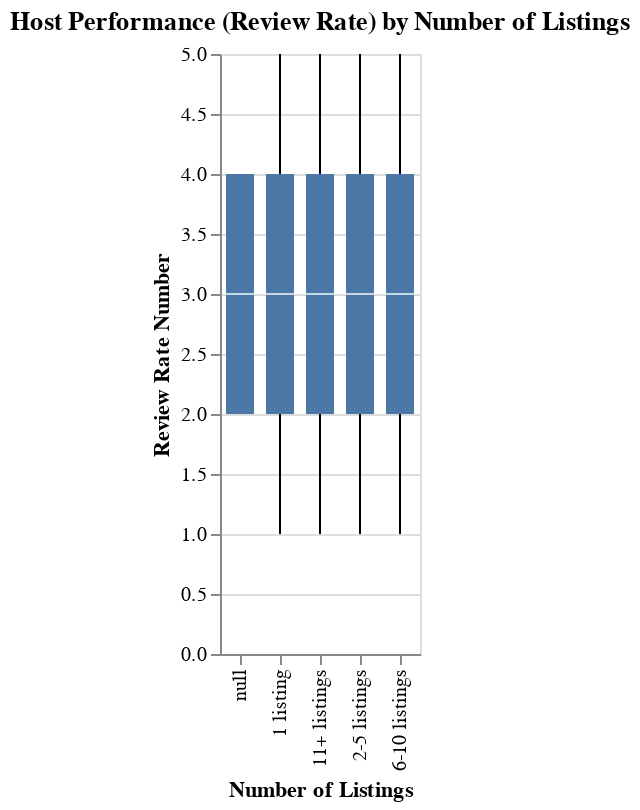

Notebook code cell kept with this figure:
### Markdown cell above
Let's create a box plot to evaluate host performance based on their review rate and the number of listings they have.

### Code cell
import altair as alt
import numpy as np
import pandas as pd # Import pandas

# Enable VegaFusion
alt.data_transformers.enable("vegafusion")


# Create bins for calculated_host_listings_count
bins = [0, 1, 5, 10, np.inf]
labels = ['1 listing', '2-5 listings', '6-10 listings', '11+ listings']
df['listing_count_bin'] = pd.cut(df['calculated host listings count'], bins=bins, labels=labels, right=True)

# Create the box plot
box_plot = alt.Chart(df).mark_boxplot().encode(
    x=alt.X('listing_count_bin:N', title='Number of Listings'),
    y=alt.Y('review rate number:Q', title='Review Rate Number'),
    tooltip=['listing_count_bin', 'review rate number']
).properties(
    title='Host Performance (Review Rate) by Number of Listings'
)

# Display the box plot
box_plot.display()

### Figure 1 — Vega specification as saved in the notebook (floating-point values rounded to 4 significant figures)
{"$schema": "https://vega.github.io/schema/vega/v5.json", "data": [{"name": "source_0"}, {"name": "data_0"}, {"name": "data_1", "values": []}, {"name": "data_2"}, {"name": "data_3", "values": [{"listing_count_bin": "6-10 listings", "lower_box_review rate number": 2.0, "lower_whisker_review rate number": 1.0, "upper_whisker_review rate number": 5.0}, {"listing_count_bin": "2-5 listings", "lower_box_review rate number": 2.0, "lower_whisker_review rate number": 1.0, "upper_whisker_review rate number": 5.0}, {"listing_count_bin": "1 listing", "lower_box_review rate number": 2.0, "lower_whisker_review rate number": 1.0, "upper_whisker_review rate number": 5.0}, {"listing_count_bin": "11+ listings", "lower_box_review rate number": 2.0, "lower_whisker_review rate number": 1.0, "upper_whisker_review rate number": 5.0}]}, {"name": "data_4", "values": [{"listing_count_bin": "6-10 listings", "lower_whisker_review rate number": 1.0, "upper_box_review rate number": 4.0, "upper_whisker_review rate number": 5.0}, {"listing_count_bin": "2-5 listings", "lower_whisker_review rate number": 1.0, "upper_box_review rate number": 4.0, "upper_whisker_review rate number": 5.0}, {"listing_count_bin": "1 listing", "lower_whisker_review rate number": 1.0, "upper_box_review rate number": 4.0, "upper_whisker_review rate number": 5.0}, {"listing_count_bin": "11+ listings", "lower_whisker_review rate number": 1.0, "upper_box_review rate number": 4.0, "upper_whisker_review rate number": 5.0}]}, {"name": "data_5"}, {"name": "data_6", "values": [{"listing_count_bin": "6-10 listings", "lower_box_review rate number": 2.0, "max_review rate number": 5.0, "mid_box_review rate number": 3.0, "min_review rate number": 1.0, "upper_box_review rate number": 4.0}, {"listing_count_bin": "2-5 listings", "lower_box_review rate number": 2.0, "max_review rate number": 5.0, "mid_box_review rate number": 3.0, "min_review rate number": 1.0, "upper_box_review rate number": 4.0}, {"listing_count_bin": "1 listing", "lower_box_review rate number": 2.0, "max_review rate number": 5.0, "mid_box_review rate number": 3.0, "min_review rate number": 1.0, "upper_box_review rate number": 4.0}, {"listing_count_bin": null, "lower_box_review rate number": 2.0, "max_review rate number": 5.0, "mid_box_review rate number": 3.0, "min_review rate number": 1.0, "upper_box_review rate number": 4.0}, {"listing_count_bin": "11+ listings", "lower_box_review rate number": 2.0, "max_review rate number": 5.0, "mid_box_review rate number": 3.0, "min_review rate number": 1.0, "upper_box_review rate number": 4.0}]}, {"name": "data_7", "values": [{"listing_count_bin": "6-10 listings", "lower_box_review rate number": 2.0, "max_review rate number": 5.0, "mid_box_review rate number": 3.0, "min_review rate number": 1.0, "upper_box_review rate number": 4.0}, {"listing_count_bin": "2-5 listings", "lower_box_review rate number": 2.0, "max_review rate number": 5.0, "mid_box_review rate number": 3.0, "min_review rate number": 1.0, "upper_box_review rate number": 4.0}, {"listing_count_bin": "1 listing", "lower_box_review rate number": 2.0, "max_review rate number": 5.0, "mid_box_review rate number": 3.0, "min_review rate number": 1.0, "upper_box_review rate number": 4.0}, {"listing_count_bin": null, "lower_box_review rate number": 2.0, "max_review rate number": 5.0, "mid_box_review rate number": 3.0, "min_review rate number": 1.0, "upper_box_review rate number": 4.0}, {"listing_count_bin": "11+ listings", "lower_box_review rate number": 2.0, "max_review rate number": 5.0, "mid_box_review rate number": 3.0, "min_review rate number": 1.0, "upper_box_review rate number": 4.0}]}, {"name": "data_1_x_domain_listing_count_bin_0", "values": []}, {"name": "data_3_x_domain_listing_count_bin_1", "values": [{"listing_count_bin": "6-10 listings"}, {"listing_count_bin": "2-5 listings"}, {"listing_count_bin": "1 listing"}, {"listing_count_bin": "11+ listings"}]}, {"name": "data_4_x_domain_listing_count_bin_2", "values": [{"listing_count_bin": "6-10 listings"}, {"listing_count_bin": "2-5 listings"}, {"listing_count_bin": "1 listing"}, {"listing_count_bin": "11+ listings"}]}, {"name": "data_6_x_domain_listing_count_bin_3", "values": [{"listing_count_bin": "6-10 listings"}, {"listing_count_bin": "2-5 listings"}, {"listing_count_bin": "1 listing"}, {"listing_count_bin": null}, {"listing_count_bin": "11+ listings"}]}, {"name": "data_7_x_domain_listing_count_bin_4", "values": [{"listing_count_bin": "6-10 listings"}, {"listing_count_bin": "2-5 listings"}, {"listing_count_bin": "1 listing"}, {"listing_count_bin": null}, {"listing_count_bin": "11+ listings"}]}], "signals": [{"name": "x_step", "value": 20}, {"name": "width", "update": "bandspace(domain('x').length, 0, 0) * x_step"}], "marks": [{"type": "symbol", "name": "layer_0_layer_0_marks", "from": {"data": "data_1"}, "encode": {"update": {"fill": {"value": "transparent"}, "stroke": {"value": "#4c78a8"}, "tooltip": {"signal": "{\"listing_count_bin\": isValid(datum[\"listing_count_bin\"]) ? datum[\"listing_count_bin\"] : \"\"+datum[\"listing_count_bin\"], \"review rate number\": format(datum[\"review rate number\"], \"\")}"}, "x": {"field": "listing_count_bin", "scale": "x", "band": 0.5}, "opacity": {"value": 0.7}, "y": {"field": "review rate number", "scale": "y"}}}, "style": ["point", "boxplot-outliers"]}, {"type": "rule", "name": "layer_0_layer_1_layer_0_marks", "from": {"data": "data_3"}, "encode": {"update": {"stroke": {"value": "black"}, "y": {"field": "lower_whisker_review rate number", "scale": "y"}, "tooltip": {"signal": "{\"Upper Whisker of Review Rate Number\": format(datum[\"upper_whisker_review rate number\"], \"\"), \"Lower Whisker of Review Rate Number\": format(datum[\"lower_whisker_review rate number\"], \"\"), \"Number of Listings\": isValid(datum[\"listing_count_bin\"]) ? datum[\"listing_count_bin\"] : \"\"+datum[\"listing_count_bin\"]}"}, "x": {"field": "listing_count_bin", "scale": "x", "band": 0.5}, "y2": {"field": "lower_box_review rate number", "scale": "y"}}}, "aria": false, "style": ["rule", "boxplot-rule"]}, {"type": "rule", "name": "layer_0_layer_1_layer_1_marks", "from": {"data": "data_4"}, "encode": {"update": {"x": {"field": "listing_count_bin", "scale": "x", "band": 0.5}, "stroke": {"value": "black"}, "y2": {"field": "upper_whisker_review rate number", "scale": "y"}, "tooltip": {"signal": "{\"Upper Whisker of Review Rate Number\": format(datum[\"upper_whisker_review rate number\"], \"\"), \"Lower Whisker of Review Rate Number\": format(datum[\"lower_whisker_review rate number\"], \"\"), \"Number of Listings\": isValid(datum[\"listing_count_bin\"]) ? datum[\"listing_count_bin\"] : \"\"+datum[\"listing_count_bin\"]}"}, "y": {"field": "upper_box_review rate number", "scale": "y"}}}, "aria": false, "style": ["rule", "boxplot-rule"]}, {"type": "rect", "name": "layer_1_layer_0_marks", "from": {"data": "data_6"}, "encode": {"update": {"xc": {"field": "listing_count_bin", "scale": "x", "band": 0.5}, "tooltip": {"signal": "{\"Max of Review Rate Number\": format(datum[\"max_review rate number\"], \"\"), \"Q3 of Review Rate Number\": format(datum[\"upper_box_review rate number\"], \"\"), \"Median of Review Rate Number\": format(datum[\"mid_box_review rate number\"], \"\"), \"Q1 of Review Rate Number\": format(datum[\"lower_box_review rate number\"], \"\"), \"Min of Review Rate Number\": format(datum[\"min_review rate number\"], \"\"), \"Number of Listings\": isValid(datum[\"listing_count_bin\"]) ? datum[\"listing_count_bin\"] : \"\"+datum[\"listing_count_bin\"]}"}, "y2": {"field": "upper_box_review rate number", "scale": "y"}, "fill": {"value": "#4c78a8"}, "width": {"value": 14}, "y": {"field": "lower_box_review rate number", "scale": "y"}}}, "style": ["bar", "boxplot-box"]}, {"type": "rect", "name": "layer_1_layer_1_marks", "from": {"data": "data_7"}, "encode": {"update": {"yc": {"field": "mid_box_review rate number", "scale": "y"}, "xc": {"field": "listing_count_bin", "scale": "x", "band": 0.5}, "tooltip": {"signal": "{\"Max of Review Rate Number\": format(datum[\"max_review rate number\"], \"\"), \"Q3 of Review Rate Number\": format(datum[\"upper_box_review rate number\"], \"\"), \"Median of Review Rate Number\": format(datum[\"mid_box_review rate number\"], \"\"), \"Q1 of Review Rate Number\": format(datum[\"lower_box_review rate number\"], \"\"), \"Min of Review Rate Number\": format(datum[\"min_review rate number\"], \"\"), \"Number of Listings\": isValid(datum[\"listing_count_bin\"]) ? datum[\"listing_count_bin\"] : \"\"+datum[\"listing_count_bin\"]}"}, "opacity": {"value": 0.7}, "height": {"value": 1}, "width": {"value": 14}, "fill": [{"value": "#4c78a8", "test": "datum['lower_box_review rate number'] >= datum['upper_box_review rate number']"}, {"value": "white"}]}}, "style": ["tick", "boxplot-median"], "aria": false}], "scales": [{"name": "x", "type": "band", "domain": {"fields": [{"data": "data_1_x_domain_listing_count_bin_0", "field": "listing_count_bin"}, {"data": "data_3_x_domain_listing_count_bin_1", "field": "listing_count_bin"}, {"data": "data_4_x_domain_listing_count_bin_2", "field": "listing_count_bin"}, {"data": "data_6_x_domain_listing_count_bin_3", "field": "listing_count_bin"}, {"data": "data_7_x_domain_listing_count_bin_4", "field": "listing_count_bin"}], "sort": true}, "range": {"step": {"signal": "x_step"}}, "paddingOuter": 0, "paddingInner": 0}, {"name": "y", "type": "linear", "domain": {"fields": [{"data": "data_1", "field": "review rate number"}, {"data": "data_3", "field": "lower_whisker_review rate number"}, {"data": "data_3", "field": "lower_box_review rate number"}, {"data": "data_4", "field": "upper_box_review rate number"}, {"data": "data_4", "field": "upper_whisker_review rate number"}, {"data": "data_6", "field": "lower_box_review rate number"}, {"data": "data_6", "field": "upper_box_review rate number"}, {"data": "data_7", "field": "mid_box_review rate number"}]}, "range": [{"signal": "height"}, 0], "nice": true, "zero": true}], "axes": [{"scale": "y", "gridScale": "x", "orient": "left", "minExtent": 0, "ticks": false, "grid": true, "tickCount": {"signal": "ceil(height/40)"}, "domain": false, "zindex": 0, "labels": false, "aria": false, "maxExtent": 0}, {"scale": "x", "grid": false, "labelAlign": "right", "labelAngle": 270, "labelBaseline": "middle", "zindex": 0, "orient": "bottom", "title": "Number of Listings"}, {"scale": "y", "orient": "left", "grid": false, "tickCount": {"signal": "ceil(height/40)"}, "labelOverlap": true, "title": "Review Rate Number", "zindex": 0}], "title": {"text": "Host Performance (Review Rate) by Number of Listings", "frame": "group"}, "padding": 5, "background": "white", "style": "cell", "height": 300}
